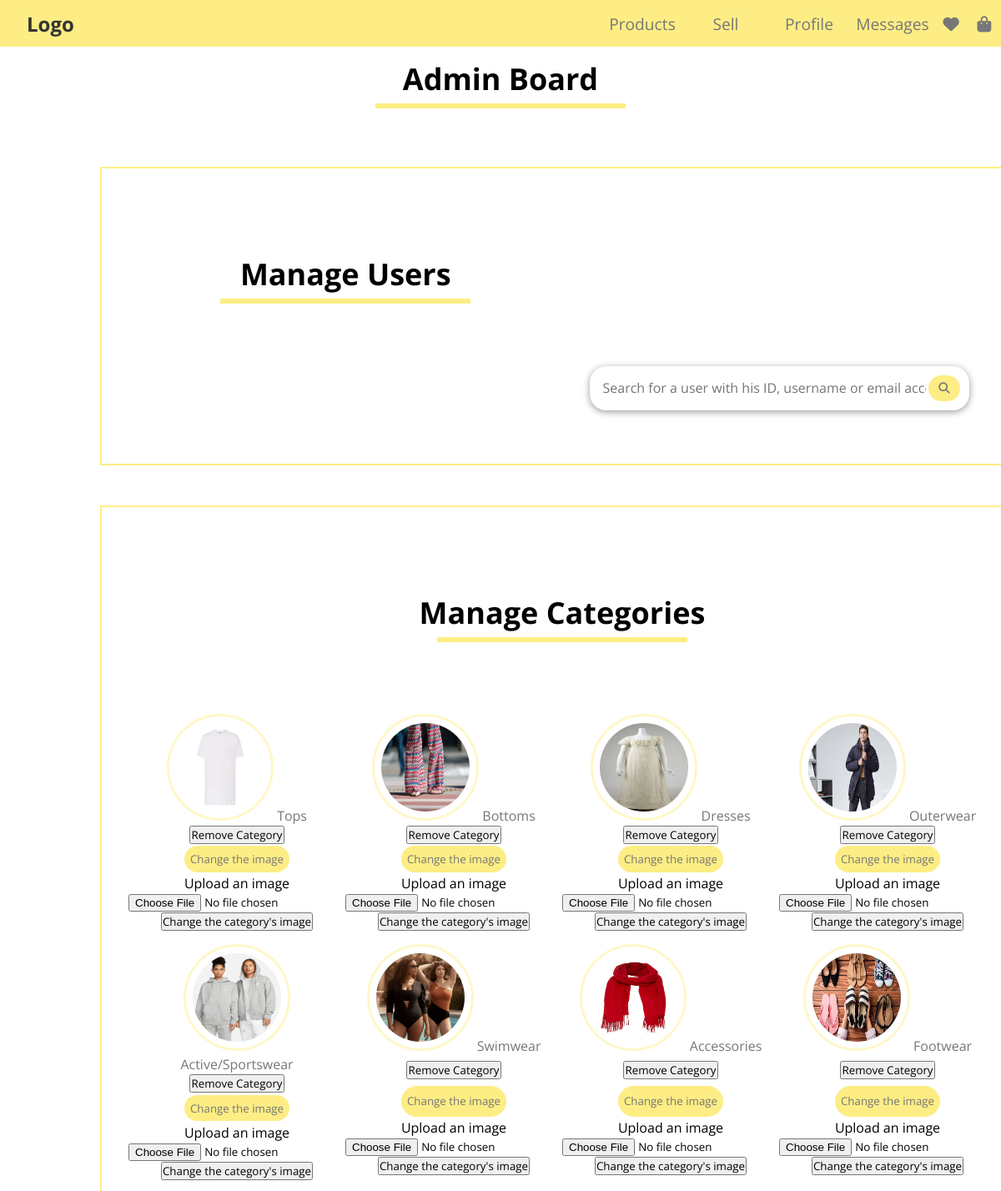
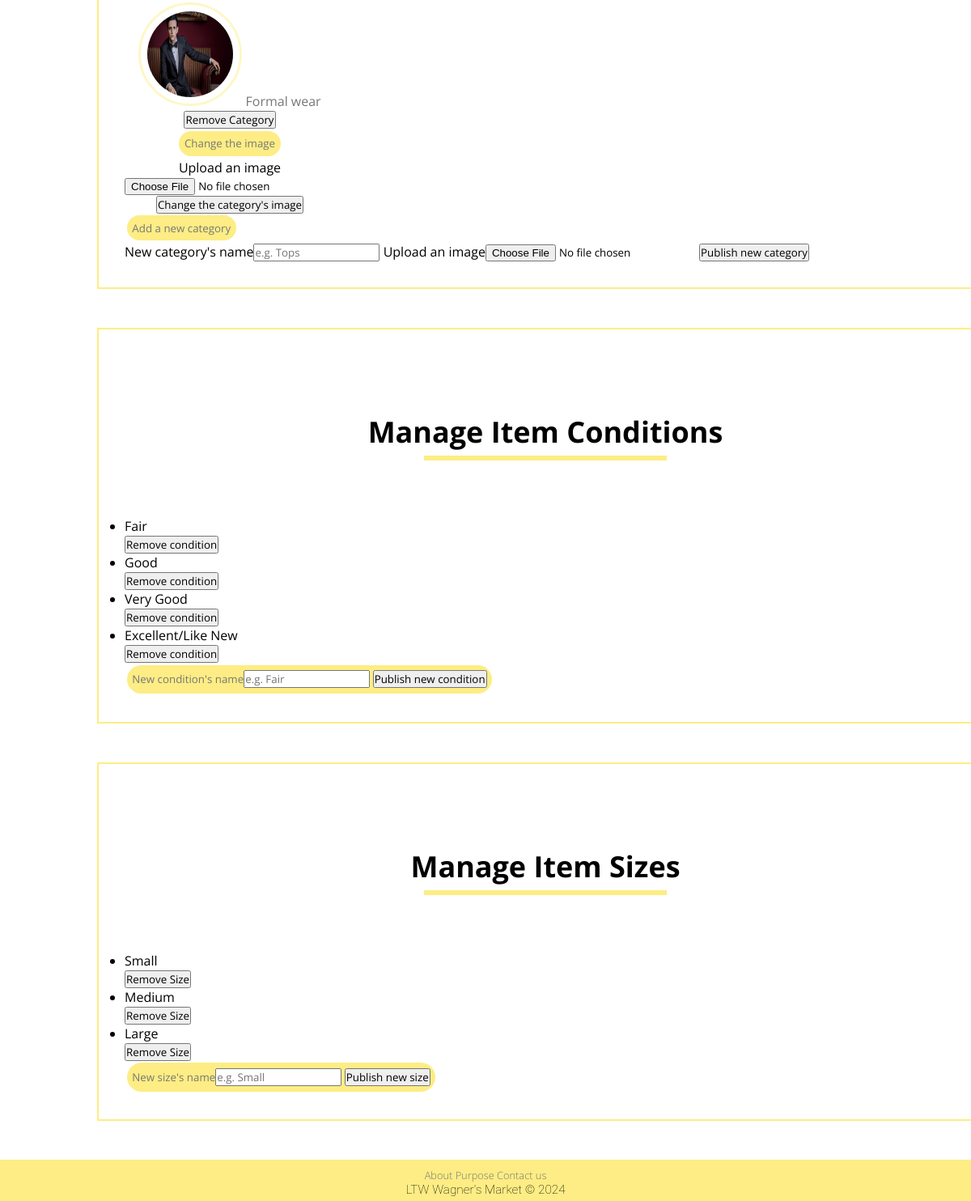
/pages/admin.php (signed in), run on the app's committed database (2 pictures, top to bottom).
### tables this page shows
CREATE TABLE CATEGORY (
    CategoryName TEXT NOT NULL,
    CategoryImage TEXT NOT NULL,
    CONSTRAINT Pk_CategoryName PRIMARY KEY (CategoryName)
);

CREATE TABLE CONDITION (
    Condition TEXT NOT NULL,
    CONSTRAINT PK_Condition PRIMARY KEY (Condition)
);

CREATE TABLE SIZE (
    Size TEXT NOT NULL,
    CONSTRAINT PK_ItemId PRIMARY KEY (Size)
);

### public/pages/admin.php (called while the page is built, shortened)
<?php
require_once(__DIR__ . '/../utils/session.php');
$session = new Session();
require_once(__DIR__ . '/../../private/database/connection.db.php');
require_once(__DIR__ . '/../../private/database/category.class.php');
require_once(__DIR__ . '/../../private/database/condition.class.php');
require_once(__DIR__ . '/../../private/database/size.class.php');
require_once(__DIR__ . '/../../private/templates/common.tpl.php');
require_once(__DIR__ . '/../../private/templates/admin.tpl.php');
$db = getDatabaseConnection();
$categories = Category::getCategories($db);
$sizes = Size::getSizes($db);
$conditions = Condition::getConditions($db);
drawHeader($db, $session);
drawTitle("Admin Board");
drawAdminBoard($categories, $conditions, $sizes);
drawFooter();
?>

### public/utils/session.php (called while the page is built, shortened)
<?php
class Session
{
    public function isLoggedIn(): bool
    {
        return isset($_SESSION['id']);
    }
}
?>

### private/database/category.class.php (called while the page is built, shortened)
<?php
class Category
{
    public function __construct(string $categoryName, string $categoryImage)
    {
        $this->categoryName = $categoryName;
        $this->categoryImage = $categoryImage;
    }
    static function getCategories(PDO $db): array
    {
        $stmt = $db->prepare('SELECT CategoryName, CategoryImage FROM CATEGORY');
        $stmt->execute(array());
        $categories = array();
        while ($category = $stmt->fetch()) {
            $categories[] = new Category(
                $category['CategoryName'],
                $category['CategoryImage']
            );
        }
        return $categories;
    }
}
?>

### private/database/condition.class.php (called while the page is built, shortened)
<?php
class Condition
{
    public function __construct(string $condition)
    {
        $this->condition = $condition;
    }
    static function getConditions(PDO $db): array
    {
        $stmt = $db->prepare('SELECT Condition FROM CONDITION');
        $stmt->execute(array());
        $conditions = array();
        while ($condition = $stmt->fetch()) {
            $conditions[] = new Condition(
                $condition['Condition']
            );
        }
        return $conditions;
    }
}
?>

### private/database/size.class.php (called while the page is built, shortened)
<?php
class Size
{
    public function __construct(string $size)
    {
        $this->size = $size;
    }
    static function getSizes(PDO $db): array
    {
        $stmt = $db->prepare('SELECT Size FROM SIZE');
        $stmt->execute(array());
        $sizes = array();
        while ($size = $stmt->fetch()) {
            $sizes[] = new SIZE($size['Size']);
        }
        return $sizes;
    }
}
?>

### private/templates/category.tpl.php (the view, shortened to what this page needs)
<?php
    require_once(__DIR__ . '/../../public/utils/session.php');
?>
<?php function drawCategories(array $categories, bool $admin) { ?>
    <ul class="category-list">
        <?php foreach($categories as $category) { ?>
            <li class="category-item">
                <a href="../../public/pages/search.php?category=<?=$category->categoryName?>">
                    <img src="<?=$category->categoryImage?>" alt="<?=$category->categoryName?>">
                    <span><?=$category->categoryName?></span>
                </a>
                <?php if($admin) { ?>
                    <form class="remove-category" action="../actions/action_remove_category.php" method="post">
                        <input type="submit" value="Remove Category">
                    </form>
                    <button type="button">Change the image</button>
                    <form class="change-image-category" action="../actions/action_change_image_category.php" method="post" enctype="multipart/form-data">
                        <label>Upload an image<input type="file" name="image" accept="image/png,image/jpeg" required></label>
                        <input type="submit" value="Change the category's image">
                    </form>
                <?php } ?>
            </li>
        <?php } ?>
    </ul>
    <?php if($admin) { ?>
            <button type="button">Add a new category</button>
            <form class="add-new-category" action="../actions/action_add_category.php" method="post" enctype="multipart/form-data">
                <label>New category's name<input id="category-name" name="category" type="text" placeholder="e.g. Tops" required></label>
                <label>Upload an image<input type="file" name="image" accept="image/png,image/jpeg" required></label>
                <input type="submit" value="Publish new category">
            </form>
        <?php }
} ?>

### private/templates/common.tpl.php (shortened to what this page needs)
<?php
require_once (__DIR__ . '/../../public/utils/session.php');
require_once (__DIR__ . '/../database/category.class.php');
?>
<?php function drawHeader(PDO $db, Session $session)
{ ?>
    <!DOCTYPE html>
    <html lang="en-US">
    <head>
        <link rel="stylesheet" href="../css/style.css">
    </head>
    <body>
        <header>
            <section class="header-left">
                <a class="logo" href="../pages/index.php">Logo</a>
            </section>
            <nav class="header-right">
                    <section id="header-products">
                        <a  href="search.php">Products</a>
                    </section>
                    <?php
                    if ($session->isLoggedIn()) { ?>
                        <a href="../pages/publish_add.php">Sell</a>
                        <nav id="header-profile">
                            <a href="../pages/profile.php">Profile</a>
                        </nav>
                        <a href="../pages/messages.php">Messages</a>
                        <a href="../pages/wishlist.php"><i class="fas fa-heart"></i></a>
                        <a href="../pages/shopping_bag.php"><i class="fas fa-shopping-bag"></i></a>
                    <?php }?>
            </nav>
        </header>
    <?php } ?>
    <?php function drawFooter()
    { ?>
        <footer>
            <nav>
                <a href="#">About</a>
                <a href="#">Purpose</a>
                <a href="#">Contact us</a>
            </nav>
            <p>LTW Wagner's Market &copy; 2024</p>
        </footer>
    </body>
    </html>
<?php } ?>
<?php function drawSearchBar(string $id, string $placeholder)
{?>
    <section id="search-bar" class="search-bar">
        <input id="<?= $id ?>" type="text" placeholder="<?= $placeholder ?>">
        <button><i class="fa fa-search"></i></button>
    </section>
<?php } ?>
<?php function drawTitle(string $title): void
{ ?>
    <section id="title">
        <h2>
            <?= $title ?>
        </h2>
        <hr class="line-yellow">
    </section>
<?php } ?>

### private/templates/admin.tpl.php (shortened to what this page needs)
<?php
require_once __DIR__ . '/common.tpl.php';
require_once __DIR__ . '/category.tpl.php';
require_once __DIR__ . '/size.tpl.php';
require_once __DIR__ . '/condition.tpl.php';
?>
<?php function drawAdminBoard(array $categories, array $conditions, array $sizes) { ?>
    <section id="adminBoard">
        <section id="editUsers">
            <?php drawTitle("Manage Users");
                drawSearchBar("searchUsers", "Search for a user with his ID, username or email account");?>
            <section id="users"></section>
        </section>
        <section id="editCategories">
            <?php drawTitle("Manage Categories");
            drawCategories($categories, true);?>
        </section>
        <section id="editConditions">
            <?php drawTitle("Manage Item Conditions");
            drawConditions($conditions);?>
        </section>
        <section id="editSizes">
            <?php drawTitle("Manage Item Sizes");
            drawSizes($sizes);?>
        </section>
    </section>
<?php } ?>

### private/templates/condition.tpl.php (shortened to what this page needs)
<?php function drawConditions(array $conditions) : void { ?>
    <ul id="condition-list">
        <?php foreach($conditions as $condition) { ?>
            <li class="size-item">
                <span><?=$condition->condition ?></span>
                <form class="remove-condition" action="../actions/action_remove_condition.php" method="post">
                    <input type="submit" value="Remove condition">
                </form>
            </li>
        <?php } ?>
    </ul>
    <button type="button" value="Add new condition">
    <form id="add-new-condition" action="../actions/action_add_condition.php" method="post">
        <label>New condition's name<input id="condition-name" name="condition" type="text" placeholder="e.g. Fair" required></label>
        <input type="submit" value="Publish new condition">
    </form>
<?php } ?>

### private/templates/size.tpl.php (shortened to what this page needs)
<?php function drawSizes(array $sizes) : void { ?>
    <ul id="size-list">
        <?php foreach($sizes as $size) { ?>
            <li class="size-item">
                <span><?=$size->size ?></span>
                <form class="remove-size" action="../actions/action_remove_size.php" method="post">
                    <input type="submit" value="Remove Size">
                </form>
            </li>
        <?php } ?>
    </ul>
    <button type="button" value="Add new size">
    <form id="add-new-size" action="../actions/action_add_size.php" method="post">
        <label>New size's name<input id="size-name" name="size" type="text" placeholder="e.g. Small" required></label>
        <input type="submit" value="Publish new size">
    </form>
<?php } ?>

### public/css/style.css (style rules this page uses)
* { margin: 0; padding: 0; box-sizing: border-box; font-family: 'Open Sans', sans-serif; }
p { font-family: 'Roboto', sans-serif; font-size: 1.2em; }
header, .logo, a { color: #777; text-decoration: none; transition: color 0.3s; }
h2 { font-size: 1.5em; }
button, .button { color: #777; background: rgba(253, 237, 132, 1); border: none; padding: .5em .5em; margin: .2em; border-radius: 30px; transition: 0.3s; }
section#title { font-family: 'Open Sans', sans-serif; margin: 70px 0; text-align: center; font-size: 1.5em; }
.line-yellow { width: 300px; height: 0.25em; background-color: rgba(253, 237, 132, 1); border: none; margin: 5px auto; }
header { height: 3.5rem; display: grid; grid-template-columns: 1.5fr 1fr; background-color: rgba(253, 237, 132, 1); position: fixed; top: 0; width: 100%; z-index: 1; }
.header-left { align-content: center; }
.header-right { font-size: 1.2em; display: grid; grid-template-columns: repeat(4, 1fr) .4fr .4fr; justify-items: center; align-items: center; }
.logo { font-weight: 700; font-size: 1.5em; color: #333; padding-left: 2rem; }
.category-list { display: grid; grid-template-columns: repeat(4, 1fr); text-align: center; }
.category-item { display: grid; margin-top: 1em; justify-items: center; }
.category-item a { color: #333; transition: 0.1s ease; }
.category-item img { width: 8em; height: 8em; border-radius: 50%; border: .2em solid rgba(253, 237, 132, 0.45); box-sizing: border-box; padding: .5em; transition: 0.1s linear; }
.category-item span { margin-top: 1em; color: #777; transition: 0.1s linear; }
.search-bar { grid-area: search; margin: 0 2em 2em 2em; }
footer { font-family: 'Roboto', sans-serif; font-weight: 100; font-size: 0.8em; text-align: center; background: rgba(253, 237, 132, 1); padding: 10px 0 5px 0; bottom: 0; left: 0; right: 0; }
#adminBoard { width: 80%; justify-self: center; display: grid; }
#adminBoard > section { border: 2px solid rgb(253, 237, 132); padding: 2em; margin-bottom: 3em; }
#editUsers { display: grid; }
#users { justify-self: center; max-height: 40em; width: 80%; font-family: 'Open Sans', sans-serif; color: gray; display: grid; margin-top: 2em; margin-bottom: 2em; overflow-y: auto; }

### data on the page
category: CategoryImage (picture), CategoryName "Tops"
category: CategoryImage (picture), CategoryName "Bottoms"
category: CategoryImage (picture), CategoryName "Dresses"
category: CategoryImage (picture), CategoryName "Outerwear"
category: CategoryImage (picture), CategoryName "Active/Sportswear"
category: CategoryImage (picture), CategoryName "Swimwear"
category: CategoryImage (picture), CategoryName "Accessories"
category: CategoryImage (picture), CategoryName "Footwear"
category: CategoryImage (picture), CategoryName "Formal wear"
condition: Condition "Fair"
condition: Condition "Good"
condition: Condition "Very Good"
condition: Condition "Excellent/Like New"
size: Size "Small"
size: Size "Medium"
size: Size "Large"

### other printed values
$title "Admin Board Manage Users Manage Categories Manage Item Conditions Manage Item Sizes"
